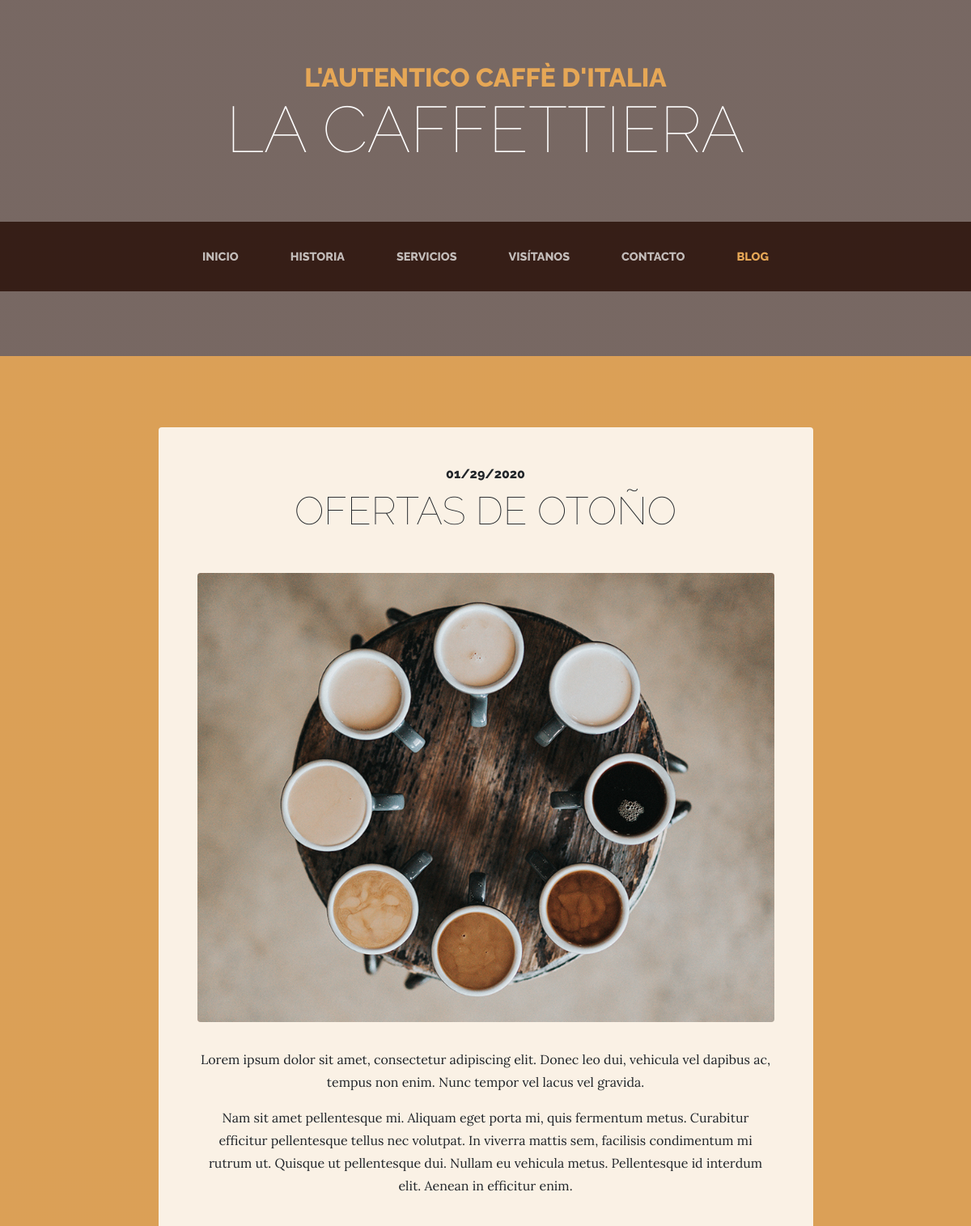
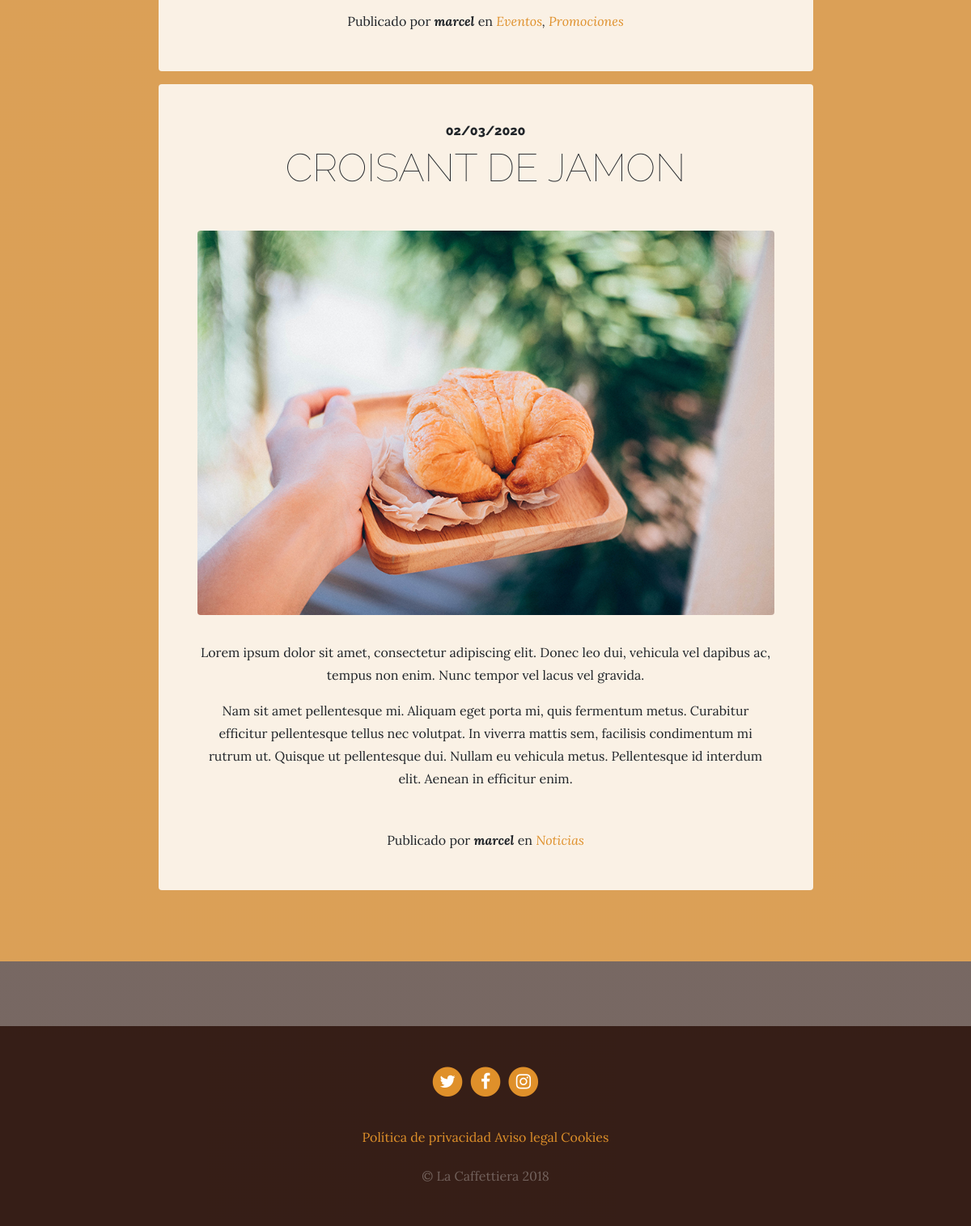
Screenshot of /blog/ with the database file from the repository (2 pictures, top to bottom).
### blog/models.py (models this page shows, shortened)
class Post(models.Model):
	title = models.CharField(max_length=200, verbose_name='Título')
	img = models.ImageField(upload_to="blog", null=True, blank=True, verbose_name='Imagen')
	content = models.TextField(verbose_name='Contenido')
	published = models.DateTimeField(verbose_name='Fecha de publicación', default=now)
	categories = models.ManyToManyField(Category, verbose_name='Categoría', related_name='get_posts')
	author = models.ForeignKey(User, verbose_name='Autor', on_delete=models.CASCADE)
	created = models.DateTimeField(auto_now_add=True, verbose_name='Fecha creación')
	updated = models.DateTimeField(auto_now=True)
	class Meta:
		verbose_name = 'entrada'
		verbose_name_plural = 'entradas'

class Category(models.Model):
	name = models.CharField(max_length=100, verbose_name='Nombre')
	class Meta:
		verbose_name = 'categoria'
		verbose_name_plural = 'categorias'

### pages/models.py (models this page shows, shortened)
class Page(models.Model):
	title = models.CharField(max_length=200, verbose_name='Título')
	content = RichTextField(verbose_name='Contenido')
	created = models.DateTimeField(auto_now_add=True, verbose_name='Creado')
	updated = models.DateTimeField(auto_now=True, verbose_name='Actualizado')
	class Meta:
		verbose_name='página'
		verbose_name_plural='páginas'

### blog/views.py (the view)
# urls.py: path('', views.blog, name='blog'),
def blog(request):
	posts = Post.objects.all()
	return render(request, "blog/blog.html", {'posts':posts})

### pages/templatetags/pages_extras.py (called while the page is built)
@register.simple_tag
def get_page_list():
	pages = Page.objects.all()
	return pages

### social/processors.py (called while the page is built)
def ctx_dict(request):
	ctx = {}
	links = Link.objects.all()
	for link in links:
		ctx[link.key] = link.url
	return ctx

### blog/templates/blog/blog.html (shortened to what this page needs)
{% extends "core/base.html" %}
{% block content %}
{% load static %}
<section class="page-section cta">
  <div class="container">
    {% for post in posts  %}
      <div class="row">
        <div class="col-xl-9 mx-auto">
          <div class="cta-innerv text-center rounded">
            <h2 class="section-heading mb-5">
              <span class="section-heading-upper">{{ post.published|date:"SHORT_DATE_FORMAT"}}</span>
              <span class="section-heading-lower">{{ post.title }}</span>
            </h2>
            <p class="mb-0">
              <img class="mx-auto d-flex rounded img-fluid mb-3 mb-lg-0" src="{{ post.img.url }}" alt="">
            </p>
            <p class="mb-0 mbt">
              {{ post.content|linebreaks }}
            </p>
            <p class="mb-0 mbt">
              <span class="section-heading-under">Publicado por <em><b>{{ post.author }}</b></em> en
                <em>
                {% for category in post.categories.all %}
                  <a href="{% url 'category' category.id %}" class="link">{{ category.name }}</a>{% if not forloop.last %},{% endif %}
                {% endfor %}
                </em>
              </span>
            </p>
          </div>
        </div>
      </div>
    {% endfor %}
  </div>
</section>
{% endblock content %}

### core/templates/core/base.html (shortened to what this page needs)
<!DOCTYPE html>
<html lang="es">
  <head>
    {% load static %}
    <link href="{% static 'core/vendor/bootstrap/css/bootstrap.min.css' %}" rel="stylesheet">
    <link href="{% static 'core/vendor/font-awesome/css/font-awesome.min.css' %}" rel="stylesheet" type="text/css">
    <link href="{% static 'core/css/business-casual.css' %}" rel="stylesheet">
  </head>
  <body>
    <h1 class="site-heading text-center text-white d-none d-lg-block">
      <span class="site-heading-upper text-primary mb-3">L'autentico caffè d'italia</span>
      <span class="site-heading-lower">La Caffettiera</span>
    </h1>
    <nav class="navbar navbar-expand-lg navbar-dark py-lg-4" id="mainNav">
      <div class="container">
        <div class="collapse navbar-collapse" id="navbarResponsive">
          <ul class="navbar-nav mx-auto">
            <li class="nav-item {% if request.path == '/' %} active {% endif %} px-lg-4">
              <a class="nav-link text-uppercase text-expanded" href="{% url 'home' %}">Inicio</a>
            </li>
            <li class="nav-item {% if request.path == '/about/' %} active {% endif %} px-lg-4">
              <a class="nav-link text-uppercase text-expanded" href="{% url 'about' %}">Historia</a>
            </li>
            <li class="nav-item {% if request.path == '/services/' %} active {% endif %} px-lg-4">
              <a class="nav-link text-uppercase text-expanded" href="{% url 'services' %}">Servicios</a>
            </li>
            <li class="nav-item {% if request.path == '/store/' %} active {% endif %} px-lg-4">
              <a class="nav-link text-uppercase text-expanded" href="{% url 'store' %}">Visítanos</a>
            </li>
            <li class="nav-item {% if request.path == '/contact/' %} active {% endif %} px-lg-4">
              <a class="nav-link text-uppercase text-expanded" href="{% url 'contact' %}">Contacto</a>
            </li>
            <li class="nav-item {% if request.path|slice:":6" == '/blog/' %} active {% endif %} px-lg-4">
              <a class="nav-link text-uppercase text-expanded" href="{% url 'blog' %}">Blog</a>
            </li>
          </ul>
        </div>
      </div>
    </nav>
    {% block content %}
    {% endblock content %}
    <footer class="footer text-faded text-center py-5">
      <div class="container">
        <p class="m-0">
          {% if LINK_TWITTER %}
  	        <a href="{{LINK_TWITTER}}" class="link">
  	          <span class="fa-stack fa-lg">
  	            <i class="fa fa-circle fa-stack-2x"></i>
  	            <i class="fa fa-twitter fa-stack-1x fa-inverse"></i>
  	          </span>
  	        </a>
          {% endif %}
          {% if LINK_FACEBOOK %}
  	        <a href="{{LINK_FACEBOOK}}" class="link">
  	          <span class="fa-stack fa-lg">
  	            <i class="fa fa-circle fa-stack-2x"></i>
  	            <i class="fa fa-facebook fa-stack-1x fa-inverse"></i>
  	          </span>
  	        </a>
          {% endif %}
          {% if LINK_INSTAGRAM %}
  	        <a href="{{LINK_INSTAGRAM}}" class="link">
  	          <span class="fa-stack fa-lg">
  	            <i class="fa fa-circle fa-stack-2x"></i>
  	            <i class="fa fa-instagram fa-stack-1x fa-inverse"></i>
  	          </span>
  	        </a>
          {% endif %}
	       </p>
        <p class="m-0 mbt">
          {% load pages_extras %}
          {% get_page_list as pages %}
          {% for page in pages %}
            <a class="link" href="{% url 'page' page.id %}">{{page.title}}</a>
          {% endfor %}
		    </p>
        <p class="m-0 mbt1">&copy; La Caffettiera 2018</p>
      </div>
	</footer>
  </body>
</html>

### core/static/core/css/business-casual.css (style rules this page uses)
body { font-family: 'Lora'; background: linear-gradient(rgba(47, 23, 15, 0.65), rgba(47, 23, 15, 0.65)), url("../img/bg.jpg"); background-attachment: fixed; background-position: center; background-size: cover; }
h1, h2, h3, h4, h5, h6 { font-family: 'Raleway'; }
p { line-height: 1.75; }
.text-faded { color: rgba(255, 255, 255, 0.3); }
.site-heading { margin-top: 5rem; margin-bottom: 5rem; text-transform: uppercase; line-height: 1; font-family: 'Raleway'; }
.site-heading .site-heading-upper { display: block; font-size: 2rem; font-weight: 800; }
.site-heading .site-heading-lower { font-size: 5rem; font-weight: 100; line-height: 4rem; }
.page-section { margin-top: 5rem; margin-bottom: 5rem; }
.section-heading { text-transform: uppercase; }
.section-heading .section-heading-upper { display: block; font-size: 1rem; font-weight: 800; padding-bottom:.5rem; }
.section-heading .section-heading-lower { display: block; font-size: 3rem; font-weight: 100; }
#mainNav { background-color: rgba(47, 23, 15, 0.9); font-family: 'Raleway'; }
#mainNav .navbar-nav .nav-item .nav-link { color: rgba(255, 255, 255, 0.7); font-weight: 800; }
#mainNav .navbar-nav .nav-item.active .nav-link { color: #e6a756; }
@media (min-width: 992px) { #mainNav .navbar-nav .nav-item .nav-link { font-size: 0.9rem; } }
.cta { padding-top: 5rem; padding-bottom: 5rem; background-color: rgba(230, 167, 86, 0.9); }
.cta .cta-innerv { position: relative; padding: 3rem; margin: 0.5rem; background-color: rgba(255, 255, 255, 0.85); }
.footer { background-color: rgba(47, 23, 15, 0.9); }
.text-primary { color: #e6a756 !important; }
.mbt { padding-top: 2rem; }
.mbt1 { padding-top: 1.25rem; }
a.link { color: #df902a; }

### rows the page displays
Post: published "01/29/2020", title "OFERTAS DE OTOÑO", img (picture), content "Lorem ipsum dolor sit amet, consectetur adipiscing elit. Donec leo dui, vehicula vel dapibus ac, tempus non enim. Nunc tempor vel lacus vel gravida. Nam sit amet pellentesque mi. Aliquam eget porta mi, quis fermentum metus. Curabitur efficitur pellentesque tellus nec volutpat. In viverra mattis sem, facilisis condimentum mi rutrum ut. Quisque ut pellentesque dui. Nullam eu vehicula metus. Pellentesque id interdum elit. Aenean in efficitur enim.", author "marcel"
Category: name "Eventos"
Category: name "Promociones"
Post: published "02/03/2020", title "CROISANT DE JAMON", img (picture), content "Lorem ipsum dolor sit amet, consectetur adipiscing elit. Donec leo dui, vehicula vel dapibus ac, tempus non enim. Nunc tempor vel lacus vel gravida. Nam sit amet pellentesque mi. Aliquam eget porta mi, quis fermentum metus. Curabitur efficitur pellentesque tellus nec volutpat. In viverra mattis sem, facilisis condimentum mi rutrum ut. Quisque ut pellentesque dui. Nullam eu vehicula metus. Pellentesque id interdum elit. Aenean in efficitur enim.", author "marcel"
Category: name "Noticias"
Page: title "Política de privacidad"
Page: title "Aviso legal"
Page: title "Cookies"
